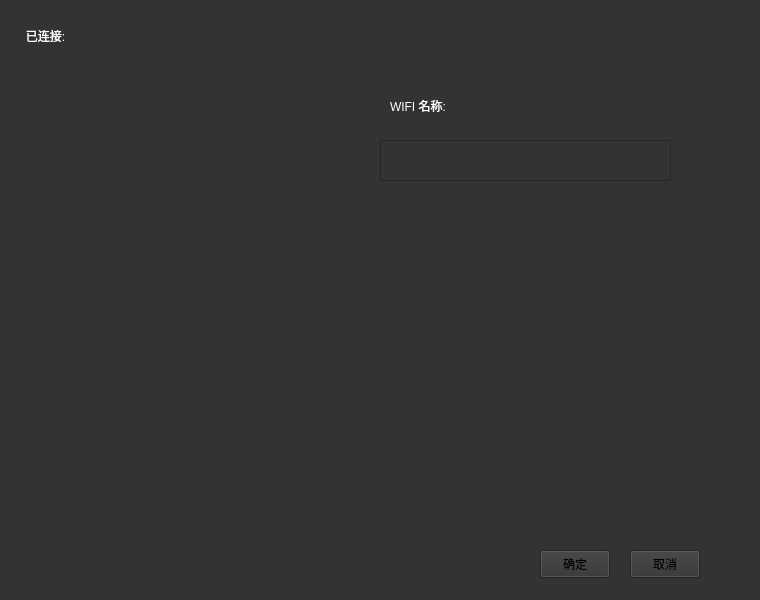
<?xml version="1.0" encoding="UTF-8"?>
<ui version="4.0">
 <class>FormWifiSetting</class>
 <widget class="QWidget" name="FormWifiSetting">
  <property name="geometry">
   <rect>
    <x>0</x>
    <y>0</y>
    <width>760</width>
    <height>600</height>
   </rect>
  </property>
  <property name="windowTitle">
   <string>Form</string>
  </property>
  <property name="styleSheet">
   <string notr="true">background-color: rgb(51, 51, 51);</string>
  </property>
  <widget class="QPushButton" name="pushButton">
   <property name="geometry">
    <rect>
     <x>540</x>
     <y>550</y>
     <width>70</width>
     <height>28</height>
    </rect>
   </property>
   <property name="text">
    <string>确定</string>
   </property>
  </widget>
  <widget class="QPushButton" name="pushButton_2">
   <property name="geometry">
    <rect>
     <x>630</x>
     <y>550</y>
     <width>70</width>
     <height>28</height>
    </rect>
   </property>
   <property name="text">
    <string>取消</string>
   </property>
  </widget>
  <widget class="QLabel" name="label">
   <property name="geometry">
    <rect>
     <x>10</x>
     <y>20</y>
     <width>71</width>
     <height>31</height>
    </rect>
   </property>
   <property name="styleSheet">
    <string notr="true">color: rgb(255, 255, 255);</string>
   </property>
   <property name="text">
    <string>已连接:</string>
   </property>
   <property name="alignment">
    <set>Qt::AlignCenter</set>
   </property>
  </widget>
  <widget class="QLabel" name="linkedWifi">
   <property name="geometry">
    <rect>
     <x>90</x>
     <y>20</y>
     <width>431</width>
     <height>31</height>
    </rect>
   </property>
   <property name="styleSheet">
    <string notr="true">color: rgb(255, 255, 255);</string>
   </property>
   <property name="text">
    <string/>
   </property>
   <property name="alignment">
    <set>Qt::AlignLeading|Qt::AlignLeft|Qt::AlignVCenter</set>
   </property>
  </widget>
  <widget class="QListWidget" name="listWidget">
   <property name="geometry">
    <rect>
     <x>20</x>
     <y>70</y>
     <width>301</width>
     <height>440</height>
    </rect>
   </property>
   <property name="styleSheet">
    <string notr="true">font: 8pt &quot;Sans&quot;;
background-color: rgb(51, 51, 51);
border:0px;
color: rgb(255, 255, 255);</string>
   </property>
  </widget>
  <widget class="QLabel" name="label_2">
   <property name="geometry">
    <rect>
     <x>390</x>
     <y>90</y>
     <width>91</width>
     <height>31</height>
    </rect>
   </property>
   <property name="styleSheet">
    <string notr="true">color: rgb(255, 255, 255);
font: 8pt &quot;Sans&quot;;</string>
   </property>
   <property name="text">
    <string>WIFI 名称:</string>
   </property>
  </widget>
  <widget class="QLabel" name="wifissidLabel">
   <property name="geometry">
    <rect>
     <x>500</x>
     <y>90</y>
     <width>161</width>
     <height>31</height>
    </rect>
   </property>
   <property name="styleSheet">
    <string notr="true">color: rgb(255, 255, 255);
font: 8pt &quot;Sans&quot;;</string>
   </property>
   <property name="text">
    <string/>
   </property>
  </widget>
  <widget class="QTextEdit" name="wifipassword">
   <property name="geometry">
    <rect>
     <x>380</x>
     <y>140</y>
     <width>291</width>
     <height>41</height>
    </rect>
   </property>
  </widget>
 </widget>
 <resources/>
 <connections/>
</ui>
